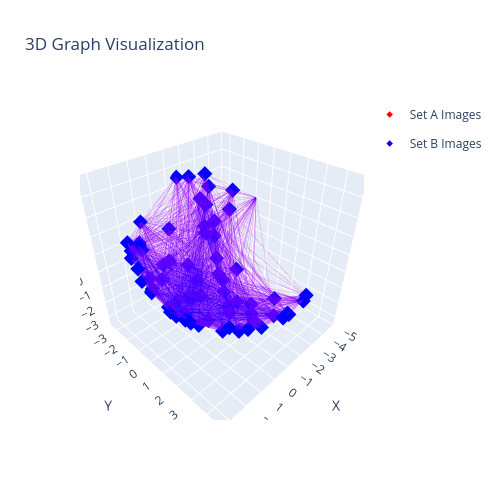

Notebook source saved alongside this figure:
### Code cell
utils.vis.plot_3D_graph(graph_complete, graph_dummy)
